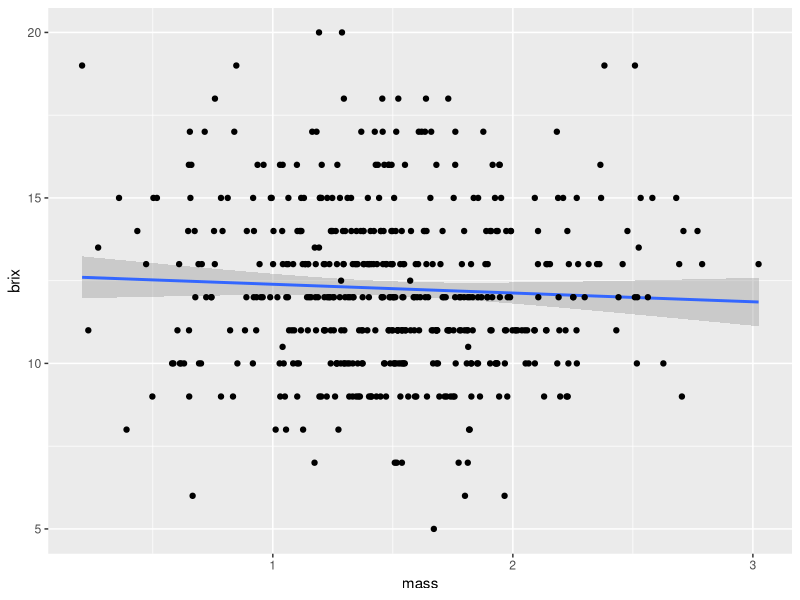
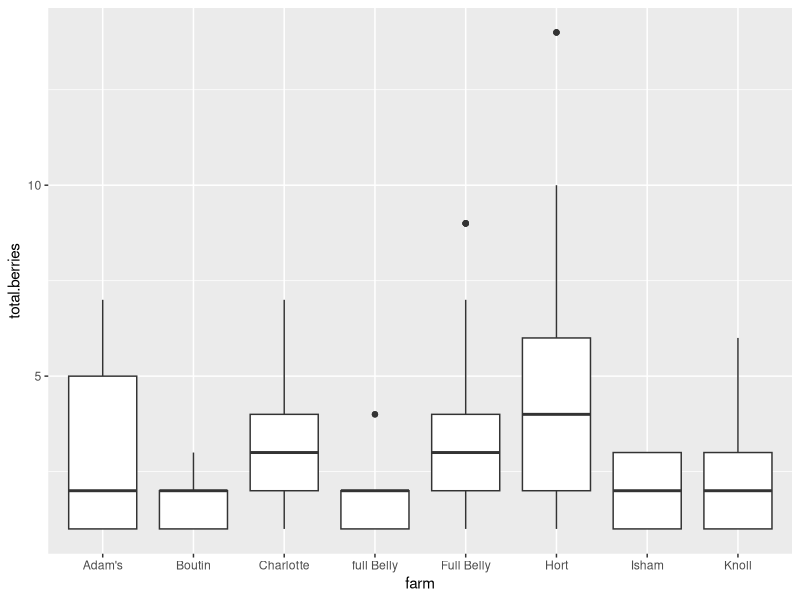
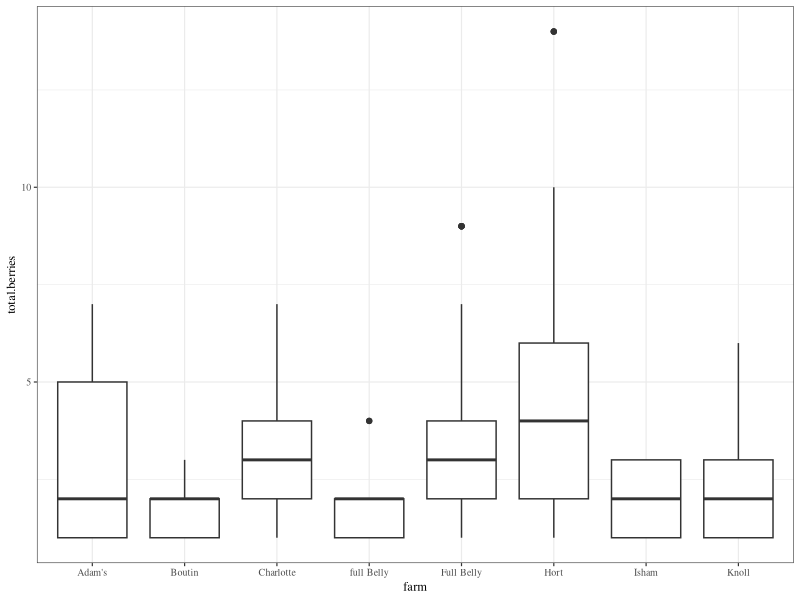
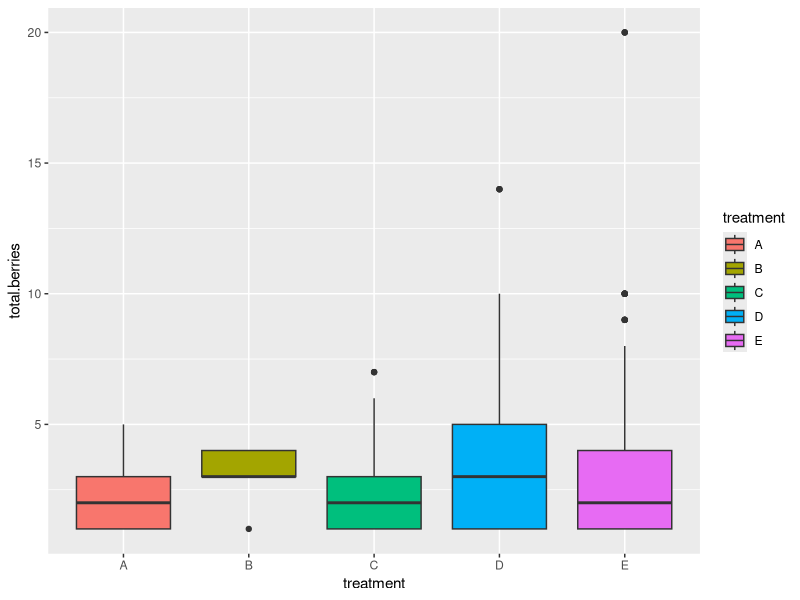
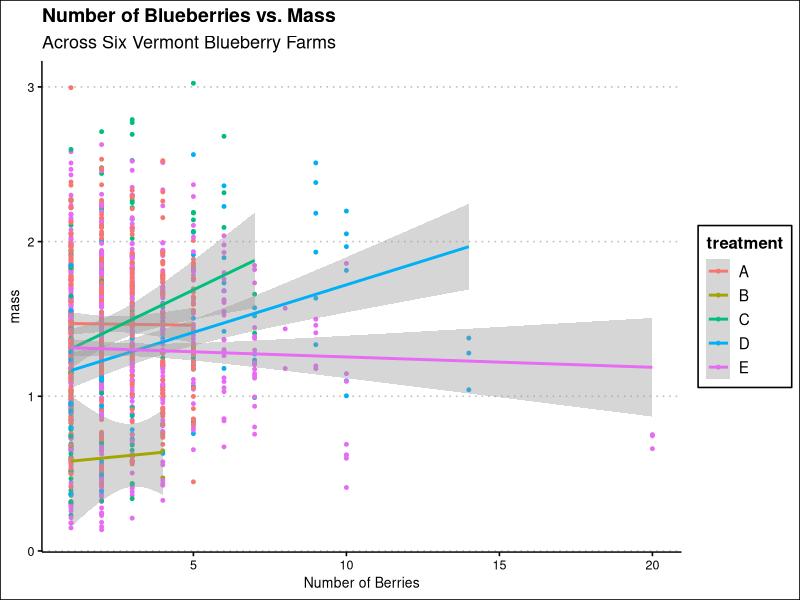
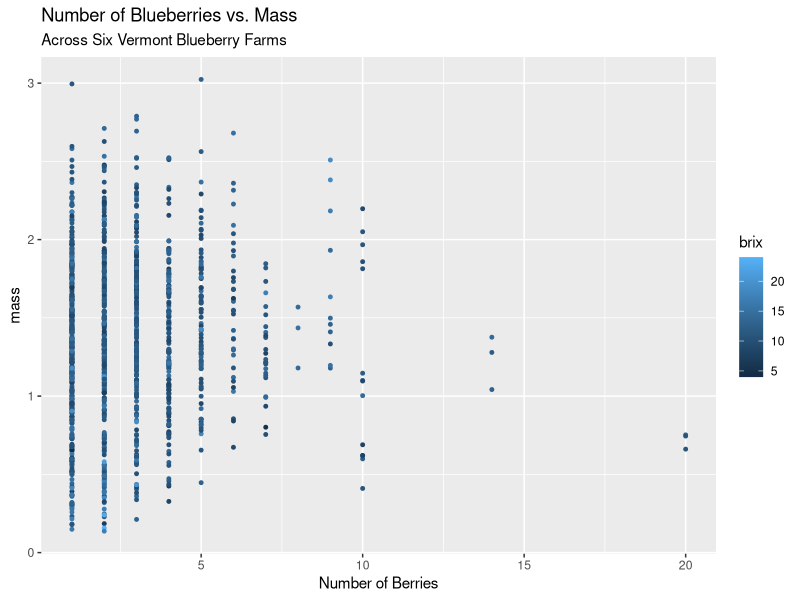
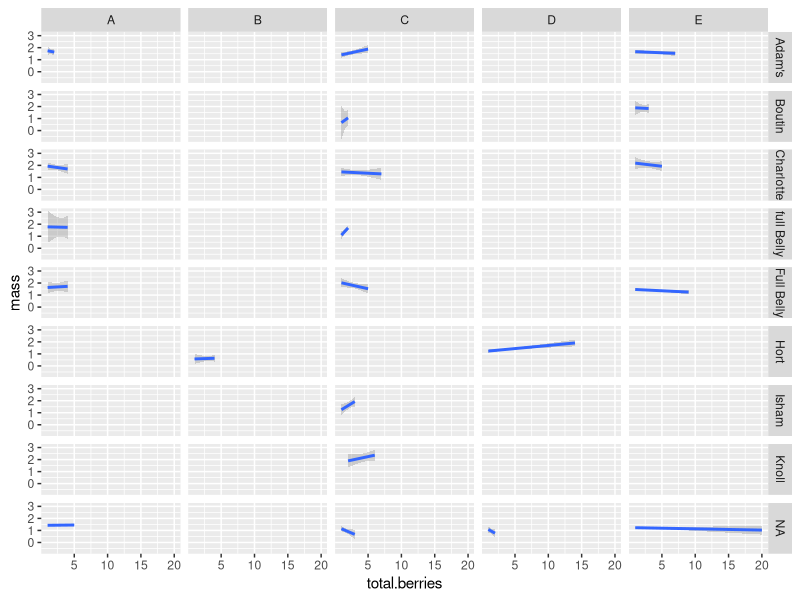
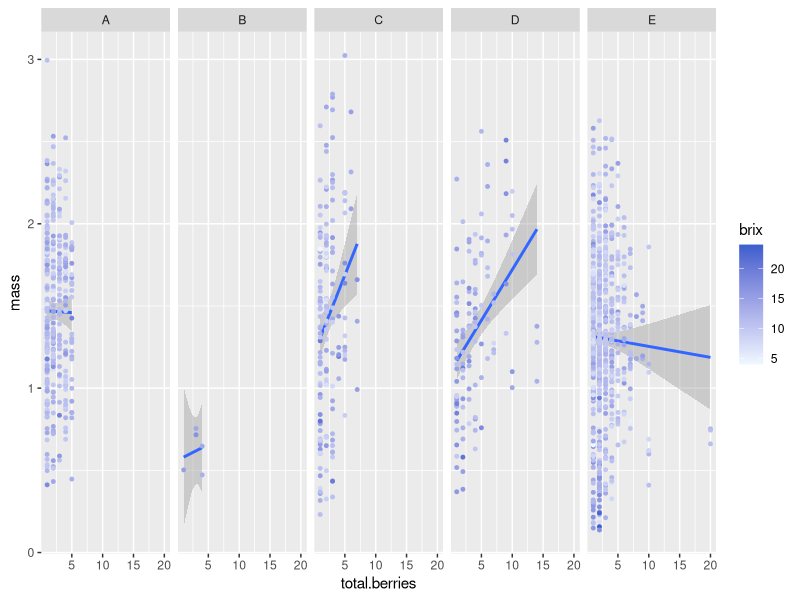

The R script that drew these images, in order:
## ---- chunk 1

library(ggplot2)
library(ggthemes)
library(patchwork)
library(TeachingDemos)
char2seed("headwaters")



#####################################################
seed1 <- read.csv(file="BerryProcessingData.csv",na.strings="")
#View(seed1)

seed2 <- seed1[1:486,] # take out rows with NA for trt code
#View(seed2)

# scatterplot using qplot()
# not publishable but gives a quick look at data.
qplot(x=mass,
      y=brix,
      data=seed2,
      geom=c("smooth","point"),method="lm")



# ggplot boxplot
p1 <- ggplot(seed2,aes(x=farm,
                      y=total.berries)) + geom_boxplot()
print (p1)

p1 + theme_bw(base_family="serif",base_size=9)



# boxplot

seed3 <- seed1[c(1:433,487:1118,1121:1242),]
#View(seed3)
ggplot(seed3, aes(x=treatment,
                 y=total.berries,
                 fill=treatment)) +
  geom_boxplot()


# Standard plot
p2 <- ggplot(seed3,aes(x=total.berries,y=mass,color=treatment)) +
  geom_point(size=1) +
  geom_smooth(method=lm) +
  theme_clean() +
  labs(title="Number of Blueberries vs. Mass",
       subtitle="Across Six Vermont Blueberry Farms",
       x="Number of Berries",
       y="mass")
print(p2)

#The above plot with brix mapped as a color gradient



p2 <- ggplot(seed3,aes(x=total.berries,y=mass)) +
  geom_point(size=1,mapping=aes(color=brix)) +
  labs(title="Number of Blueberries vs. Mass",
       subtitle="Across Six Vermont Blueberry Farms",
       x="Number of Berries",
       y="mass") 
print(p2)


# Faceting
f1 <- ggplot(seed3,(aes(x=total.berries,y=mass))) + 
  geom_smooth(method="lm")


f1 + facet_grid(farm~treatment)
f1 + geom_point(size=1,mapping=aes(color=brix)) + facet_grid(.~treatment) +
 # scale_color_viridis_c() +
  scale_color_gradient(low="aliceblue",
                       high="royalblue3")
  


# bar plot with multiple bars
#w <- wes_palettes

b1 <- ggplot(seed3,aes(x=mass,fill=treatment)) +
  geom_histogram(position="dodge",binwidth=1,color="black") +
  scale_fill_manual(values=c("darkslategray3","pink2","lightsalmon2","khaki3","gold2"))#w$Moonrise3)
print(b1)

b1 <- ggplot(seed3,aes(x=treatment,fill=mass))
